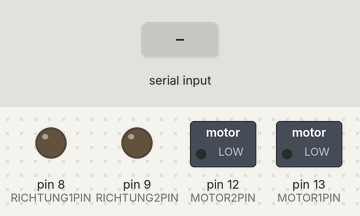
This sketch was run on a simulated Arduino Uno, built with avr-gcc and run on an emulated ATmega328P. Shown: switched loads named in the sketch (green lamp = pin HIGH), output pins drawn as LEDs (lit = HIGH). The inputs (shaded band) are chosen by the test bench. What the sketch prints to the serial monitor is not drawn.

Above: at 1.2 s.
1.3 s: "90,45\n" received over Serial
At 4.0 s:
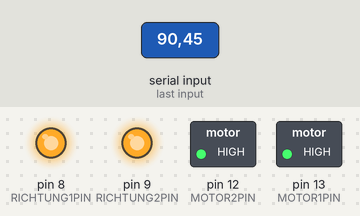
4.3 s: "30,150\n" received over Serial
7.3 s: "1\n" received over Serial
At 8.7 s:
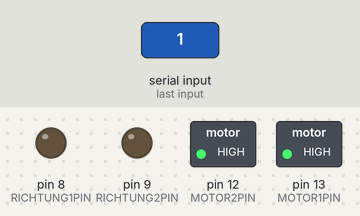
10.3 s: "5\n" received over Serial
At 13.5 s:
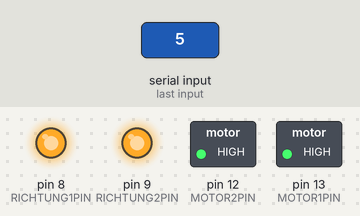
Timing chart, 0 to 14.3 s (numbered marks = the images above; inputs shaded):
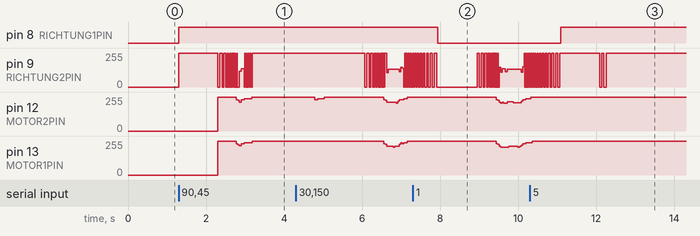

The sketch:

Moving-Head.ino
```cpp
/******************************************
Moving Head Steuerung

Dieses Skript soll meinen selbstentworfenen Movinghead steuern.
Dazu werden zunächst einmal beide Schrittmotoren angesteuert.
Der untere Motor fährt die Position der über serielle Schnittstelle eingegebenen Wert an.
Dieser Wert darf nicht Null sein, sonst passiert nichts.
  modified 7 September 2015
  by Daniel Friedrich
*******************************************/

#define MAX_SPEED 2 // je kleiner Desto Schneller Maximal
#define MIN_SPEED 50 // je höher Desto Langsamer beim Anfahren und Bremsen
#define Bremszyklen 40
#define RICHTUNG1PIN 8
#define RICHTUNG2PIN 9
#define MOTOR1PIN 13
#define MOTOR2PIN 12
#define STOPPOSITION 1500

unsigned long time;
unsigned long last_move;
unsigned long last_move2;
unsigned int Wartezeit = 3000;
unsigned int Wartezeit2 = 3000;
int i = 0; //Schrittzähler
int i2 = 0; //Schrittzähler
boolean Richtung = 1; //1 for CCW
boolean Richtung2 = 1; //1 for CCW
int Ziel = 0;
int Ziel2 = 0;
int Bewegung = 0;
int Bewegung2 = 200;
int Status = 0;
int Status2 = 0;
int Position = 0;
int Position2 = 0;

void Setup() {
  //Grundpositionen finden
  Status = 2;
  Status2 = 2;
}

void setup() {
  pinMode(RICHTUNG1PIN, OUTPUT);
  pinMode(MOTOR1PIN, OUTPUT);
  pinMode(RICHTUNG2PIN, OUTPUT);
  pinMode(MOTOR2PIN, OUTPUT);
  Serial.begin(38400);
}

unsigned long Drehungschritt() {
  digitalWrite(MOTOR1PIN, 0);
  delay(1);
  digitalWrite(MOTOR1PIN, 1);
  (Richtung) ? Position++ : Position--;
  return (millis());
}

unsigned long Nickschritt() {
  digitalWrite(MOTOR2PIN, 0);
  delay(1);
  digitalWrite(MOTOR2PIN, 1);
  (Richtung2) ? Position2++ : Position2--;
  return (millis());
}

unsigned int Beschleunigung(int i, float k) {
  if (i < 2) { // Zurücksetzen von Speed am Anfang
    return (MIN_SPEED);
  }
  else {
    k = k - (k / 10);
  }
  if (k < MAX_SPEED) {
    k = MAX_SPEED;
  }
  return (k);
}

unsigned int Abbremsen(int i, float k) {
  if (k >= MIN_SPEED) {
    return (MIN_SPEED);
  }
  else {
    float g  = k / 15;
    if (g < 1) g = 1;
    k = k + (g);
  }
  return (k);
}

void Move_Drehung() {
  if ((time - last_move) > Wartezeit) {
    if (i < (Bewegung / 2)) {
      Wartezeit = Beschleunigung(i, Wartezeit);
    }
    else if (i >= (Bewegung / 2) && (Bewegung - i) < Bremszyklen) {
      Wartezeit = Abbremsen(i, Wartezeit);
    }
    last_move = Drehungschritt();
    i++; // Schritt gemacht
    if (i >= Bewegung) {
      Status = 2;
      i = 0;
    }
  }
}

void Move_Nicken() {
  if ((time - last_move2) > Wartezeit2) {
    if (i2 < (Bewegung2 / 2)) {
      Wartezeit2 = Beschleunigung(i2, Wartezeit2);
    }
    else if (i2 >= (Bewegung2 / 2) && (Bewegung2 - i2) < Bremszyklen) {
      Wartezeit2 = Abbremsen(i2, Wartezeit2);
    }
    last_move2 = Nickschritt();
    i2++; // Schritt gemacht
    if (i2 >= Bewegung2) {
      Status2 = 2;
      i2 = 0;
    }
  }
}

void Pause_Drehung() {
  Wartezeit = 5000;
  if ((time - last_move) > Wartezeit) {
    last_move = Drehungschritt();
    Richtung = !Richtung;
    digitalWrite(RICHTUNG1PIN, Richtung);
  }
}

void Pause_Nicken() {
  Wartezeit2 = 5000;
  if ((time - last_move2) > Wartezeit) {
    last_move2 = Nickschritt();
    Richtung2 = !Richtung2;
    digitalWrite(RICHTUNG2PIN, Richtung2);
  }
}

void Einlesen() {
  Ziel = Serial.parseInt();
  if (Ziel) {
    Bewegung = Ziel - Position;
    if (Bewegung != 0 && Bewegung != 1 && Bewegung != -1) {
      Status = 1;
      Wartezeit = MIN_SPEED;
      if (Bewegung < 0) {
        Bewegung = Bewegung * (-1);
        Richtung = 0;
        digitalWrite(RICHTUNG1PIN, Richtung);
      }
      else {
        Richtung = 1;
        digitalWrite(RICHTUNG1PIN, Richtung);
      }
    }
  }
}

void Einlesen2() {
  Ziel2 = Serial.parseInt();
  if (Ziel2) {
    Bewegung2 = Ziel2 - Position2;
    if (Bewegung2 != 0 && Bewegung2 != 1 && Bewegung2 != -1) {
      Status2 = 1;
      Wartezeit2 = MIN_SPEED;
      if (Bewegung2 < 0) {
        Bewegung2 = Bewegung2 * (-1);
        Richtung2 = 0;
        digitalWrite(RICHTUNG2PIN, Richtung2);
      }
      else {
        Richtung2 = 1;
        digitalWrite(RICHTUNG2PIN, Richtung2);
      }
    }
  }
}

void loop() {
  while (1) {
    time = millis();
    //    delay(20);
    Serial.print(Position);
    Serial.print("\t");
    Serial.println(Position2);
    //        Serial.print("\t");
if (Status != 1 && Status2 != 1) {
    Einlesen();
    Einlesen2();
    }

    switch (Status) {
      case 0: {
          Setup();
          break;
        }
      case 1: {
          Move_Drehung();
          break;
        }
      case 2: {
          Pause_Drehung();
          break;
        }
      default: {
          //          Pause();
        }
    }

    switch (Status2) {
      case 0: {
          Setup();
          break;
        }
      case 1: {
          Move_Nicken();
          break;
        }
      case 2: {
          Pause_Nicken();
          break;
        }
      default: {;
        }
    }
  }
}
```

Measured:
- after the input at 1.3 s, pin 8 (RICHTUNG1PIN): LOW → HIGH at once; pin 12 (MOTOR2PIN): 0/255 → 255/255 after 1.0 s, → 236/255 0.47 s later, → 242/255 0.20 s later, → 255/255 0.20 s later; pin 13 (MOTOR1PIN): 0/255 → 255/255 after 1.0 s, → 236/255 0.47 s later, → 242/255 0.20 s later, → 255/255 0.21 s later
- after the input at 7.3 s, pin 8 (RICHTUNG1PIN): HIGH → LOW after 0.64 s
- after the input at 10.3 s, pin 8 (RICHTUNG1PIN): LOW → HIGH after 0.79 s
